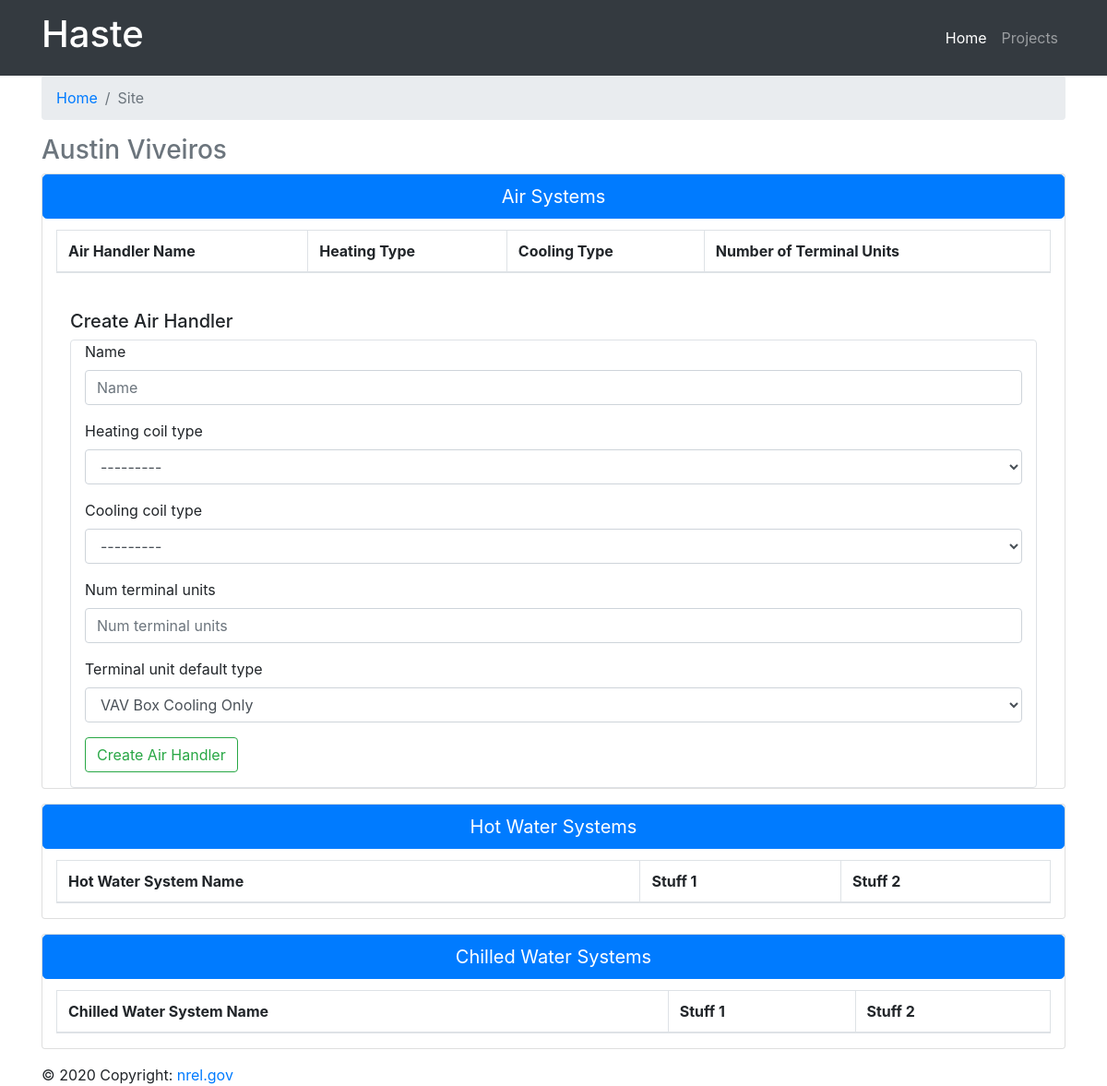
Page /site/1 on the earlier database version.
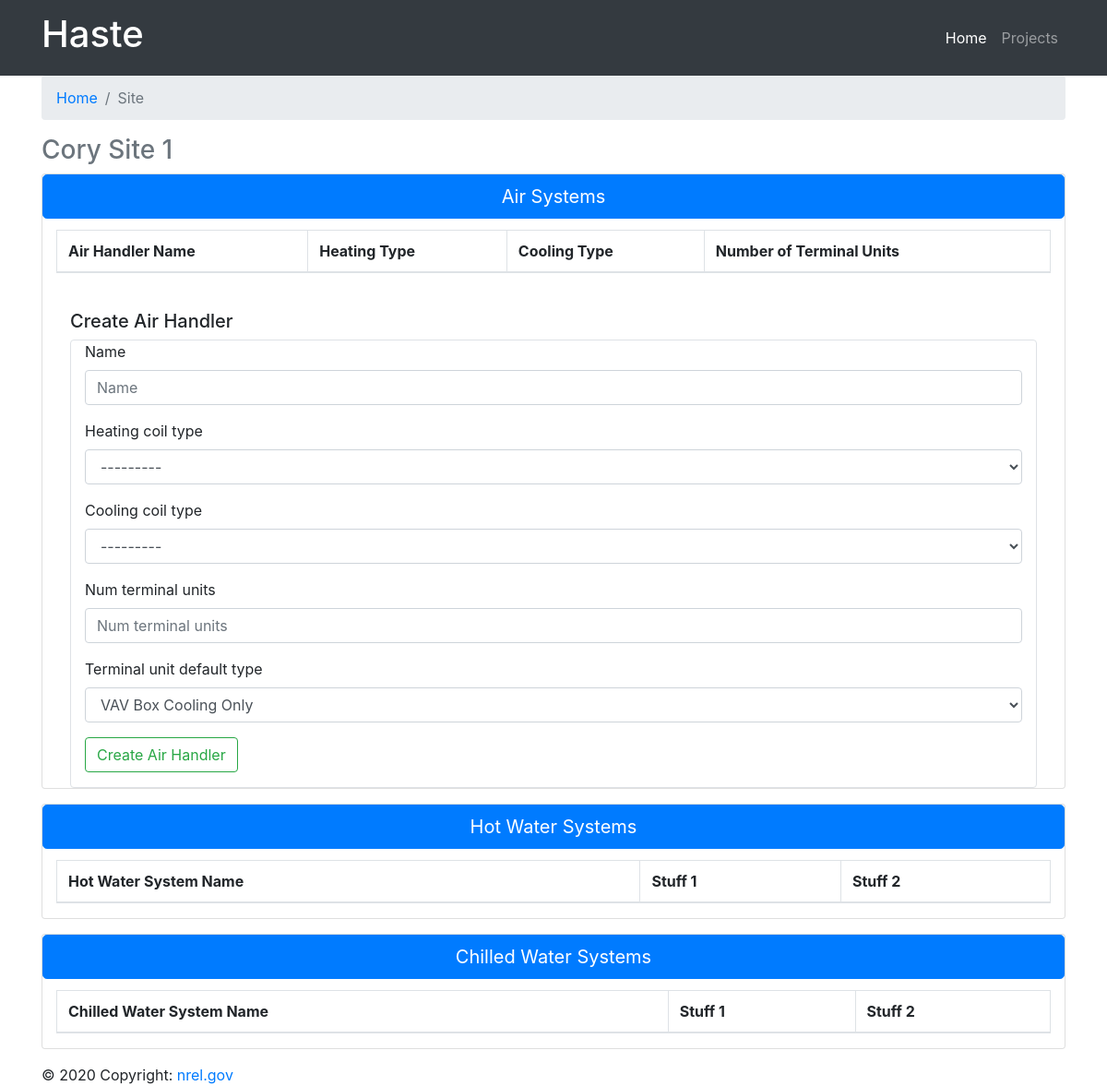
Same page on the later database version.
### generate/models.py (models this page shows)
class Site(models.Model):
    STATES = (
        ("AK", "Alaska"),
        ("AL", "Alabama"),
        ("AR", "Arkansas"),
        ("AZ", "Arizona"),
        ("CA", "California"),
        ("CO", "Colorado"),
        ("CT", "Connecticut"),
        ("DC", "District of Columbia"),
        ("DE", "Delaware"),
        ("FL", "Florida"),
        ("GA", "Georgia"),
        ("HI", "Hawaii"),
        ("IA", "Iowa"),
        ("ID", "Idaho"),
        ("IL", "Illinois"),
        ("IN", "Indiana"),
        ("KS", "Kansas"),
        ("KY", "Kentucky"),
        ("LA", "Louisiana"),
        ("MA", "Massachusetts"),
        ("MD", "Maryland"),
        ("ME", "Maine"),
        ("MI", "Michigan"),
        ("MN", "Minnesota"),
        ("MO", "Missouri"),
        ("MS", "Mississippi"),
        ("MT", "Montana"),
        ("NC", "North Carolina"),
        ("ND", "North Dakota"),
        ("NE", "Nebraska"),
        ("NH", "New Hampshire"),
        ("NJ", "New Jersey"),
        ("NM", "New Mexico"),
        ("NV", "Nevada"),
        ("NY", "New York"),
        ("OH", "Ohio"),
        ("OK", "Oklahoma"),
        ("OR", "Oregon"),
        ("PA", "Pennsylvania"),
        ("PR", "Puerto Rico"),
        ("RI", "Rhode Island"),
        ("SC", "South Carolina"),
        ("SD", "South Dakota"),
        ("TN", "Tennessee"),
        ("TX", "Texas"),
        ("UT", "Utah"),
        ("VA", "Virginia"),
        ("VT", "Vermont"),
        ("WA", "Washington"),
        ("WI", "Wisconsin"),
        ("WV", "West Virginia"),
        ("WY", "Wyoming")
    )
    name = models.CharField(max_length=50)
    city = models.CharField(max_length=50)
    state = models.CharField(max_length=2, choices=STATES)
    zip = models.IntegerField()

### generate/views.py (the view, shortened to what this page needs)
# urls.py: path('site/<site_id>', views.Site.as_view(), name='site'),
class Site(CreateView):
    template_name = 'site.html'
    def get(self, request, site_id):
        site = models.Site.objects.get(id=site_id)
        ahu_info = []
        ahus = models.AirHandler.objects.filter(site_id=site_id)
        for ahu in ahus:
            ahu_info.append(ahu_summary_info(ahu))
        air_handler_form = forms.AirHandlerForm()
        args = {
            'air_handler_form': air_handler_form,
            'site': site,
            'ahus': ahu_info
        }
        return render(request, self.template_name, args)

### generate/forms.py
class AirHandlerForm(forms.ModelForm):
    tu = generate_terminal_unit_types()
    tu_choices = [(h.get('id'), h.get('description')) for h in tu]
    tu_choices.append(('None', 'None'))
    num_terminal_units = forms.IntegerField()
    terminal_unit_default_type = forms.ChoiceField(choices=tuple(tu_choices))
    class Meta:
        model = models.AirHandler
        fields = ("name", "heating_coil_type", "cooling_coil_type", "num_terminal_units", "terminal_unit_default_type")

### generate/templates/site.html (shortened to what this page needs)
{% extends "base.html" %}
{% load static %}
{% block page_content %}
<html>
<head>
</head>
<body>
<nav class="navbar navbar-expand-lg navbar-dark bg-dark static-top">
    <div class="container">
        <a class="navbar-brand" href="{% url 'index' %}">
            <h1>Haste</h1>
        </a>
        <div class="collapse navbar-collapse" id="navbarResponsive">
            <ul class="navbar-nav ml-auto">
                <li class="nav-item active">
                    <a class="nav-link" href="{% url 'index' %}">Home
                    </a>
                </li>
                <li class="nav-item">
                    <a class="nav-link" href="{% url 'form' %}">Projects</a>
                </li>
            </ul>
        </div>
    </div>
</nav>
<div class="container">
    <nav aria-label="breadcrumb">
        <ol class="breadcrumb">
            <li class="breadcrumb-item"><a href="{% url 'index' %}">Home</a></li>
            <li class="breadcrumb-item active" aria-current="page">Site</li>
        </ol>
    </nav>
</div>
<div class="container">
  <h3 class="text-muted">{{ site.name }}</h3>
</div>
<div class="container">
  <div class="card mb-3">
    <div class="card-body p-0">
      <div class="card-title">
        <button class="btn btn-block btn-lg btn-primary" type="button" data-toggle="collapse"
                data-target="#showAirSystems"
                aria-expanded="true" aria-controls="showAirSystems">
          Air Systems
        </button>
      </div>
      <div class="container collapse show" id="showAirSystems">
        {% include 'all_air_handlers.html' %}
        {% include "add_air_handler.html" %}
      </div>
    </div>
  </div>
</div>
<div class="container">
  <div class="card mb-3">
    <div class="card-body p-0">
      <div class="card-title">
        <button class="btn btn-block btn-lg btn-primary" type="button" data-toggle="collapse"
                data-target="#showHotWaterSystems"
                aria-expanded="false" aria-controls="showHotWaterSystems">
          Hot Water Systems
        </button>
      </div>
      <div class="container collapse show" id="showHotWaterSystems">
        {% include 'all_hot_water_systems.html' %}
      </div>
    </div>
  </div>
</div>
<div class="container">
  <div class="card mb-3">
    <div class="card-body p-0">
      <div class="card-title">
        <button class="btn btn-block btn-lg btn-primary" type="button" data-toggle="collapse"
                data-target="#showChilledWaterSystems"
                aria-expanded="false" aria-controls="showChilledWaterSystems">
          Chilled Water Systems
        </button>
      </div>
      <div class="container collapse show" id="showChilledWaterSystems">
        {% include 'all_chilled_water_systems.html' %}
      </div>
    </div>
  </div>
</div>
<footer class="footer">
    <div class="container">
        © 2020 Copyright:
        <a href="https://nrel.gov/"> nrel.gov</a>
    </div>
</footer>
</body>
</html>
{% endblock %}

Differences in the rows shown:
changed Site: name "Austin Viveiros" → "Cory Site 1"
